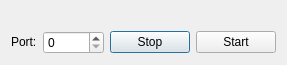
<?xml version="1.0" encoding="UTF-8"?>
<ui version="4.0">
 <class>Server</class>
 <widget class="QDialog" name="Server">
  <property name="geometry">
   <rect>
    <x>0</x>
    <y>0</y>
    <width>263</width>
    <height>62</height>
   </rect>
  </property>
  <property name="sizePolicy">
   <sizepolicy hsizetype="Preferred" vsizetype="Preferred">
    <horstretch>0</horstretch>
    <verstretch>0</verstretch>
   </sizepolicy>
  </property>
  <property name="windowTitle">
   <string>Server</string>
  </property>
  <layout class="QVBoxLayout" name="verticalLayout">
   <item>
    <widget class="QLabel" name="stato">
     <property name="sizePolicy">
      <sizepolicy hsizetype="Minimum" vsizetype="Minimum">
       <horstretch>0</horstretch>
       <verstretch>0</verstretch>
      </sizepolicy>
     </property>
     <property name="text">
      <string/>
     </property>
    </widget>
   </item>
   <item>
    <layout class="QHBoxLayout" name="horizontalLayout">
     <item>
      <widget class="QLabel" name="label_2">
       <property name="sizePolicy">
        <sizepolicy hsizetype="Fixed" vsizetype="Fixed">
         <horstretch>0</horstretch>
         <verstretch>0</verstretch>
        </sizepolicy>
       </property>
       <property name="text">
        <string>Port:</string>
       </property>
      </widget>
     </item>
     <item>
      <widget class="QSpinBox" name="port">
       <property name="maximum">
        <number>65536</number>
       </property>
      </widget>
     </item>
     <item>
      <widget class="QPushButton" name="pushButton">
       <property name="text">
        <string>Stop</string>
       </property>
      </widget>
     </item>
     <item>
      <widget class="QPushButton" name="startServerButton">
       <property name="text">
        <string>Start</string>
       </property>
      </widget>
     </item>
    </layout>
   </item>
  </layout>
 </widget>
 <layoutdefault spacing="6" margin="11"/>
 <resources/>
 <connections/>
</ui>
